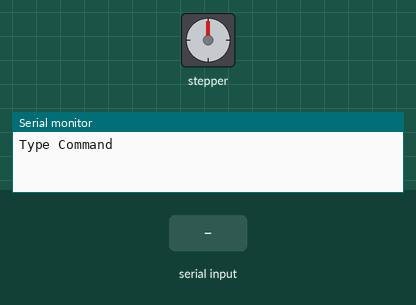
Recording of a sketch running on a simulated Arduino Uno, built with avr-gcc and run on an emulated ATmega328P. Shown: stepper motor, the last lines printed to the serial monitor. The test bench sets the inputs (shaded band). Stepper angles assume 800 steps per turn.

Above: at 1.2 s.
1.3 s: "test 1\n" received over Serial
At 3.19 s:
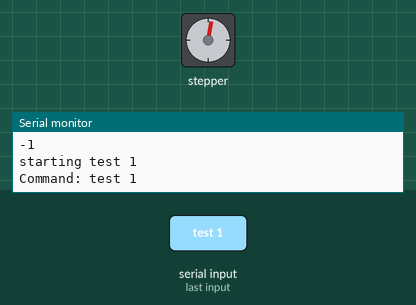
At 3.82 s:
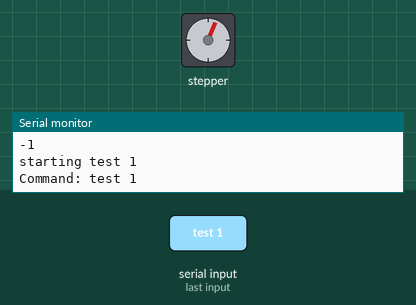
7.3 s: "move 1,2,3,4,5,6\n" received over Serial
At 10.92 s:
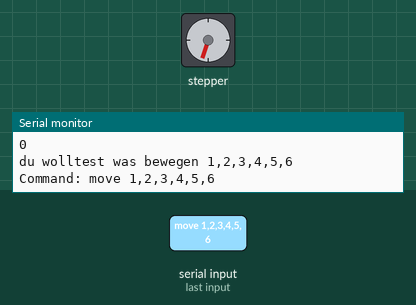
Timing chart, 0 to 18.8 s (numbered marks = the images above; inputs shaded):
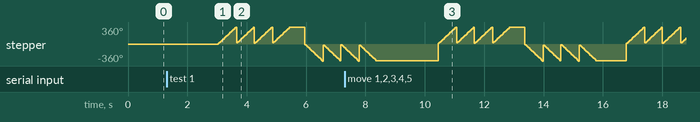

Measured:
- after the input at 1.3 s, stepper: turns 360° clockwise in 0.59 s, then 337° counter-clockwise in 0.00 s, then 328° clockwise in 0.51 s, then 340° counter-clockwise in 0.00 s, and so on

The sketch:

arduino.ino
```cpp
#include <Stepper.h>;
#include <AccelStepper.h>;

//max speed 345 bei 960 steps per revolution

String command;
int stepsPerRevolution = 800;  // change this to fit the number of steps per revolution
// for your motor

// initialize the stepper library on pins 8 through 11:

Stepper stepperX(stepsPerRevolution, 2,5);
Stepper stepperY(stepsPerRevolution, 6,9);
Stepper stepperZ(stepsPerRevolution, 4,7);
Stepper stepperA(stepsPerRevolution, 12,13);

//AccelStepper myAccStepper(1, 2, 3, 4, 5);

void setup() {
  // xStepper.setMaxSpeed(300);
  // xStepper.setSpeed(100);
  // xStepper.setAcceleration(100);
  Serial.begin(9600);
  stepperX.setSpeed(100);
  stepperY.setSpeed(100);
  stepperZ.setSpeed(100);
  stepperA.setSpeed(100);
  Serial.println("Type Command ");
}


bool is_testing=false;
void loop() {

  if (Serial.available() > 0) {
    delay(1000);
    //Serial.println("Serial connected at : " + String(millis()) + "ms");
    command = Serial.readStringUntil('\n');
    command.trim();
    // Serial.println(command);
    Serial.println(command.indexOf("move"));
    if (command.indexOf("move") >= 0) {
      Serial.print("du wolltest was bewegen");
      String myString = command.substring(command.indexOf(" "), command.length());//"move 1,2,3,4,5,6";
      Serial.println(myString);

    }
    else if (command.indexOf("test") >= 0) {
      is_testing=true;
      Serial.print("starting test");
      String myString = command.substring(command.indexOf(" "), command.length());//"move 1,2,3,4,5,6";
      Serial.println(myString);

    }
    else if (command.indexOf("stop") >= 0) {
      is_testing=false;
      //xStepper.stop();
      Serial.println("test stoped");
      String myString = command.substring(command.indexOf(" "), command.length());//"move 1,2,3,4,5,6";
      Serial.println(myString);

    }
    else if (command.indexOf("set speed") >= 0) {
      String myString = command.substring(command.lastIndexOf(" "), command.length());//"move 1,2,3,4,5,6";
      //myStepper.setSpeed(myString.toInt());
      //xStepper.setSpeed(myString.toInt());
      Serial.println("speed set to "+ myString);

    }
    else if (command.indexOf("set stepsPerRevelution") >= 0) {
      String myString = command.substring(command.lastIndexOf(" "), command.length());//"move 1,2,3,4,5,6";
      stepsPerRevolution=myString.toInt();
      Serial.println("Steps per revolution set to "+myString);

    }
    else {
      Serial.println("bad command");
    }
    Serial.print("Command: ");
    Serial.println(command);
    Serial.flush();

  }
  delay(500);

  if(is_testing){
    //Serial.println("testing");
    //step one revolution in one direction:
    //Serial.println("clockwise");
    //move_angle(stepperX, 360);
    move_all_angle(360);
    //xStepper.move(stepsPerRevolution);
    delay(500);

    // step one revolution in the other direction:
    //Serial.println("counterclockwise");
    //move_angle(stepperX, -360);
    move_all_angle(-360);
    //xStepper.move(-stepsPerRevolution);
    delay(500);
  }


}


void move_angle(Stepper s, int angle){
  s.step(int(float(float(stepsPerRevolution)/float(360))*float(angle)));
  //Serial.print("moved ");
  //Serial.println(int(float(float(stepsPerRevolution)/float(360))*float(angle)));
}

void move_all_angle(int angle){
  move_angle(stepperX, angle);
  move_angle(stepperY, angle);
  move_angle(stepperZ, angle);
  move_angle(stepperA, angle);
}

// Ramp for interpolation
```
